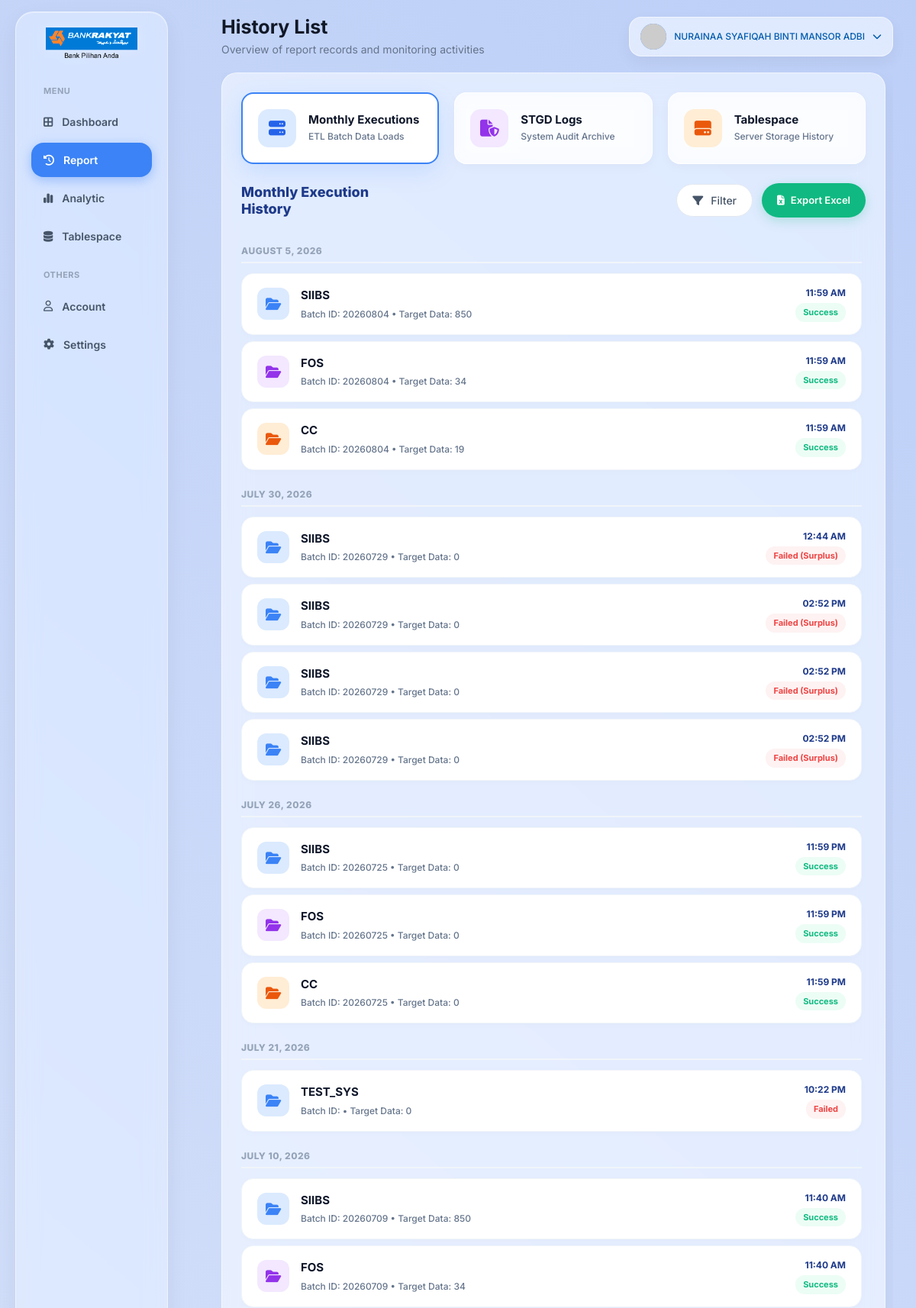
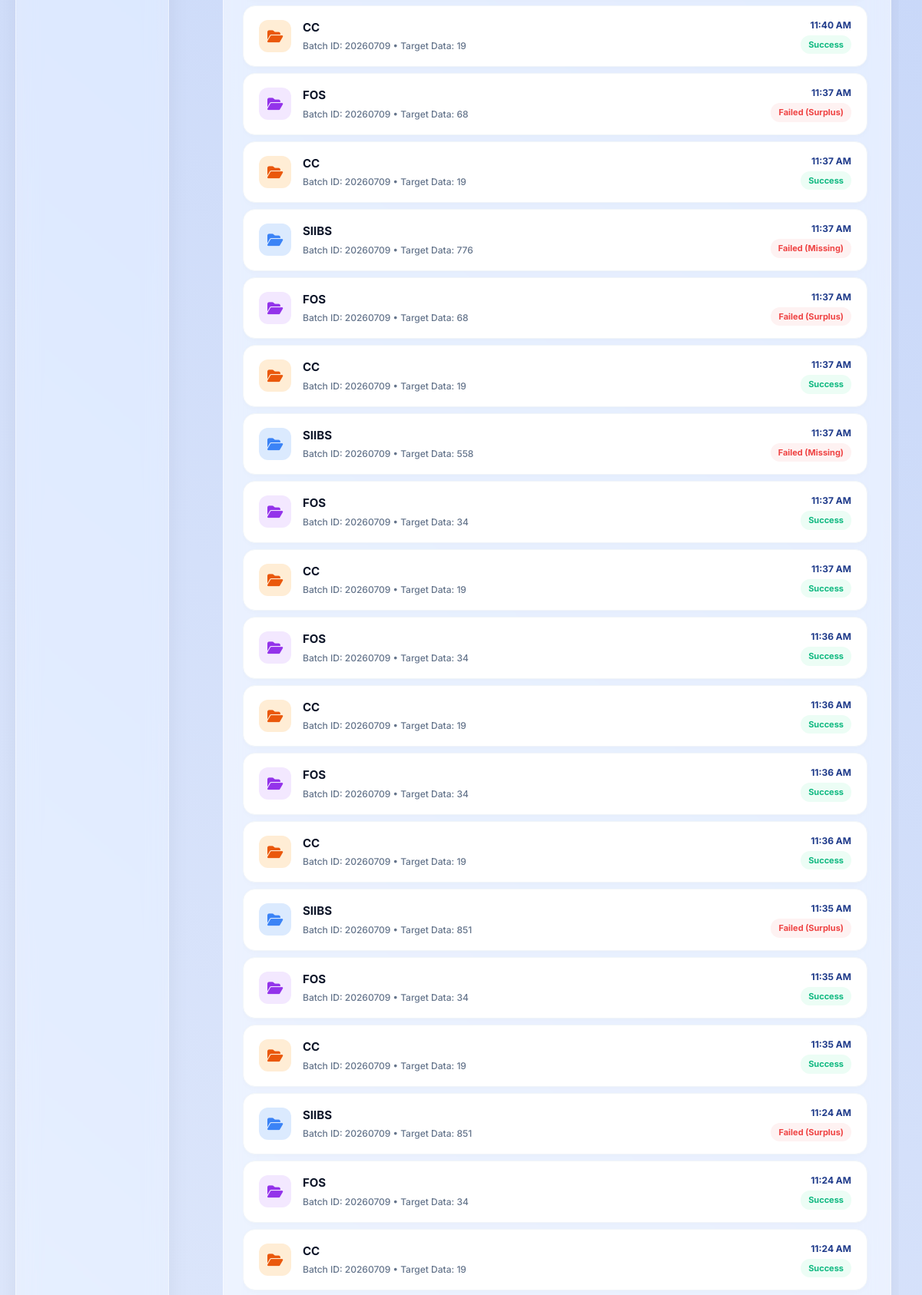
Page /history_report.php (signed in, upper part) on the committed database (2 pictures, top to bottom).
### tables this page shows
CREATE TABLE "users" (
    id INTEGER PRIMARY KEY AUTOINCREMENT,
    staff_id TEXT UNIQUE,
    full_name TEXT,
    email TEXT UNIQUE,
    password TEXT,
    role TEXT DEFAULT 'user',
    status TEXT DEFAULT 'pending',
    last_login_time TEXT,
    created_at TEXT DEFAULT CURRENT_TIMESTAMP
);

CREATE TABLE master_etl_history (
    id INTEGER PRIMARY KEY AUTOINCREMENT,
    system_name TEXT NOT NULL,  /* This is the new column! (e.g., 'SIIBS', 'FOS', 'CC') */
    batch_id TEXT,
    total_data INTEGER,
    total_backup INTEGER,
    total_grand INTEGER,
    remark TEXT,
    latest_file_time TEXT,
    execution_time TEXT
);

### history_report.php (the view, shortened to what this page needs)
<?php
include 'db.php';
$query = "SELECT system_name, batch_id, total_data, total_backup, total_grand, remark, execution_time FROM master_etl_history";
$conditions = [];
$conditions[] = "(remark = 'Success' OR remark LIKE '%Failed%' OR remark LIKE '%ERROR%')";
if (count($conditions) > 0) {
    $query .= " WHERE " . implode(' AND ', $conditions);
}
$query .= " ORDER BY execution_time DESC";
$history_records = $db->query($query);
$user = $db->prepare("SELECT full_name FROM users WHERE id = :id");
$user->bindValue(':id', $_SESSION['user_id'], SQLITE3_INTEGER);
$user_data = $user->execute()->fetchArray(SQLITE3_ASSOC);
$user_name = $user_data['full_name'] ?? "User";
?>
<!DOCTYPE html>
<html lang="en">
<head>
    <link href="https://cdn.jsdelivr.net/npm/bootstrap@5.3.1/dist/css/bootstrap.min.css" rel="stylesheet">
    <link rel="stylesheet" href="https://cdnjs.cloudflare.com/ajax/libs/font-awesome/6.4.0/css/all.min.css">
    <link rel="stylesheet" href="theme.css">
</head>
<body>
    <div class="sidebar">
        <img src="BR_logo.png" class="logo" alt="Logo">
        <div class="sidebar-label">MENU</div>
        <a href="user_dashboard.php">
            <i class="fa-solid fa-border-all"></i>
            <span class="text">Dashboard</span>
        </a>
        <a href="history_report.php" class="active">
            <i class="fa-solid fa-clock-rotate-left"></i>
            <span class="text">Report</span>
        </a>
       <a href="analytic.php">
            <i class="fa-solid fa-chart-simple"></i>
            <span class="text">Analytic</span>
        </a>
        <a href="tablespace.php">
            <i class="fa-solid fa-database"></i>
            <span class="text">Tablespace</span>
        </a>
        <div class="sidebar-label">OTHERS</div>
        <a href="profile.php">
            <i class="fa-regular fa-user"></i>
            <span class="text">Account</span>
        </a>
            <a href="settings.php">
            <i class="fa-solid fa-gear"></i>
            <span class="text">Settings</span>
        </a>
    </div>
    <div class="main-wrapper">
        <div class="top-header">
            <div>
                <h2 class="welcome-text">History List</h2>
                <p class="welcome-sub">Overview of report records and monitoring activities</p>
            </div>
            <div class="profile-wrapper" id="profileWrapper">
                <div class="profile-box">
                    <img src="https://ui-avatars.com/api/?name=<?php echo urlencode($user_name); ?>&background=2A4E9E&color=fff" class="avatar">
                    <span class="profile-name"><?php echo htmlspecialchars($user_name); ?></span>
                    <i class="fa fa-chevron-down profile-arrow"></i>
                </div>
            </div>
        </div>
        <div class="dashboard-layout">
            <div class="main-content">
        <div class="history-container" style="background: rgba(255, 255, 255, 0.55); backdrop-filter: blur(18px) saturate(140%); border: 1px solid rgba(255, 255, 255, 0.5); border-radius: 20px; padding: 25px; padding-bottom: 0; box-shadow: 0 10px 30px rgba(15, 23, 42, 0.06); width: 100%; height: 85vh; display: flex; flex-direction: column; overflow: visible;">
    <div class="report-folders-grid">
        <div class="folder-card active" onclick="switchReportTab('tab-monthly', 'Monthly Execution History', this)">
            <div class="folder-icon blue"><i class="fa-solid fa-server"></i></div>
            <div class="folder-info">
                <h4>Monthly Executions</h4>
                <p>ETL Batch Data Loads</p>
            </div>
        </div>
        <div class="folder-card" onclick="switchReportTab('tab-stgd', 'STGD Logs Archive', this)">
            <div class="folder-icon purple"><i class="fa-solid fa-file-shield"></i></div>
            <div class="folder-info">
                <h4>STGD Logs</h4>
                <p>System Audit Archive</p>
            </div>
        </div>
        <div class="folder-card" onclick="switchReportTab('tab-tablespace', 'Tablespace Capacity Records', this)">
            <div class="folder-icon orange"><i class="fa-solid fa-hard-drive"></i></div>
            <div class="folder-info">
                <h4>Tablespace</h4>
                <p>Server Storage History</p>
            </div>
        </div>
    </div>
    <div style="display: flex; justify-content: space-between; align-items: center; margin-bottom: 20px; flex-shrink: 0; position: relative; z-index: 9999;">
        <h3 id="dynamic-report-title" style="margin: 0; color: #1e3a8a; font-weight: 800; font-size: 18px;">Monthly Execution History</h3>
        <form id="gridFilterForm" method="GET" action="history_report.php" style="display: flex; gap: 12px; align-items: center; margin: 0; width: 100%; justify-content: flex-end;">
            <div style="position: relative;">
                <button type="button" id="popoverToggleBtn" class="image-filter-btn <?php echo (count($conditions) > 1) ? 'has-active' : ''; ?>">
                    <i class="fa-solid fa-filter"></i> Filter
                </button>
            </div>
            <a href="export_history.php" class="btn-download">
                <i class="fa-solid fa-file-excel"></i> Export Excel
            </a>
        </form>
    </div>
    <div id="tab-monthly" class="tab-content active">
        <div class="table-scroll-area" style="flex-grow: 1; overflow-y: auto; padding-right: 5px; padding-bottom: 25px;">
            <div class="smart-list-wrapper">
                <?php
                if ($history_records) {
                    $current_date = "";
                    while ($row = $history_records->fetchArray(SQLITE3_ASSOC)) {
                        $raw_date = strtotime($row['execution_time']);
                        $row_date = date('Y-m-d', $raw_date);
                        $display_date = date('F j, Y', $raw_date);
                        if ($row_date !== $current_date) {
                            $header_text = ($row_date == date('Y-m-d')) ? "Today, " . $display_date : $display_date;
                            echo "<div class='date-group-header'>" . $header_text . "</div>";
                            $current_date = $row_date;
                        }
                        $statusColor = "#64748b";
                        $statusBg = "#f1f5f9";
                        if ($row['remark'] === "Success") {
                            $statusColor = "#10b981"; $statusBg = "#ecfdf5";
                        } elseif (strpos($row['remark'], "Failed") !== false || strpos($row['remark'], "ERROR") !== false) {
                            $statusColor = "#ef4444"; $statusBg = "#fef2f2";
                        }
                        $iconClass = "fa-folder-open";
                        $iconColor = "#3b83f6"; $iconBg = "#dbeafe";
                        if ($row['system_name'] == 'FOS') {
                            $iconColor = "#9333ea"; $iconBg = "#f3e8ff";
                        } elseif ($row['system_name'] == 'CC') {
                            $iconColor = "#ea580c"; $iconBg = "#ffedd5";
                        }
                        $target_data = !empty($row['total_grand']) ? htmlspecialchars($row['total_grand']) : '0';
                ?>
                        <div class="smart-list-row" onclick="alert('View details for Batch: <?php echo htmlspecialchars($row['batch_id'] ?? ''); ?>')">
                            <div class="row-left">
                                <div class="sys-icon" style="color: <?php echo $iconColor; ?>; background: <?php echo $iconBg; ?>">
                                    <i class="fa-solid <?php echo $iconClass; ?>"></i>
                                </div>
                                <div class="sys-details">
                                    <span class="sys-name">
                                        <?php echo htmlspecialchars($row['system_name'] ?? ''); ?>
                                    </span>
                                    <span class="sys-batch">Batch ID: <?php echo htmlspecialchars($row['batch_id'] ?? ''); ?> • Target Data: <?php echo $target_data; ?></span>
                                </div>
                            </div>
                            <div class="row-right">
                                <span class="sys-time"><?php echo date('h:i A', $raw_date); ?></span>
                                <span class="sys-status" style="color: <?php echo $statusColor; ?>; background: <?php echo $statusBg; ?>">
                                    <?php echo htmlspecialchars($row['remark'] ?? ''); ?>
                                </span>
                            </div>
                        </div>
                <?php
                    }
                } else {
                    echo "<div style='padding: 40px; text-align: center; color: #94a3b8;'><i class='fa-solid fa-inbox' style='font-size: 32px; margin-bottom: 10px;'></i><br>No historical records found.</div>";
                }
                ?>
            </div>
        </div>
    </div>
                </div>
            </div>
        </div>
    </div>
</body>
</html>

### rows in the picture
users: full_name "NURAINAA SYAFIQAH BINTI MANSOR ADBI"
master_etl_history: system_name "SIIBS", batch "20260804", total_grand "850", execution_time "11:59 AM", remark "Success"
master_etl_history: system_name "FOS", batch "20260804", total_grand "34", execution_time "11:59 AM", remark "Success"
master_etl_history: system_name "CC", batch "20260804", total_grand "19", execution_time "11:59 AM", remark "Success"
master_etl_history: system_name "SIIBS", batch "20260729", total_grand "0", execution_time "12:44 AM", remark "Failed (Surplus)"
master_etl_history: system_name "SIIBS", batch "20260729", total_grand "0", execution_time "02:52 PM", remark "Failed (Surplus)"
master_etl_history: system_name "SIIBS", batch "20260729", total_grand "0", execution_time "02:52 PM", remark "Failed (Surplus)"
master_etl_history: system_name "SIIBS", batch "20260729", total_grand "0", execution_time "02:52 PM", remark "Failed (Surplus)"
master_etl_history: system_name "SIIBS", batch "20260725", total_grand "0", execution_time "11:59 PM", remark "Success"
master_etl_history: system_name "FOS", batch "20260725", total_grand "0", execution_time "11:59 PM", remark "Success"
master_etl_history: system_name "CC", batch "20260725", total_grand "0", execution_time "11:59 PM", remark "Success"
master_etl_history: system_name "TEST_SYS", total_grand "0", execution_time "10:22 PM", remark "Failed"
master_etl_history: system_name "SIIBS", batch "20260709", total_grand "850", execution_time "11:40 AM", remark "Success"
master_etl_history: system_name "FOS", batch "20260709", total_grand "34", execution_time "11:40 AM", remark "Success"
master_etl_history: system_name "CC", batch "20260709", total_grand "19", execution_time "11:40 AM", remark "Success"
master_etl_history: system_name "FOS", batch "20260709", total_grand "68", execution_time "11:37 AM", remark "Failed (Surplus)"
master_etl_history: system_name "CC", batch "20260709", total_grand "19", execution_time "11:37 AM", remark "Success"
master_etl_history: system_name "SIIBS", batch "20260709", total_grand "776", execution_time "11:37 AM", remark "Failed (Missing)"
master_etl_history: system_name "FOS", batch "20260709", total_grand "68", execution_time "11:37 AM", remark "Failed (Surplus)"
master_etl_history: system_name "CC", batch "20260709", total_grand "19", execution_time "11:37 AM", remark "Success"
master_etl_history: system_name "SIIBS", batch "20260709", total_grand "558", execution_time "11:37 AM", remark "Failed (Missing)"
master_etl_history: system_name "FOS", batch "20260709", total_grand "34", execution_time "11:37 AM", remark "Success"
master_etl_history: system_name "CC", batch "20260709", total_grand "19", execution_time "11:37 AM", remark "Success"
master_etl_history: system_name "FOS", batch "20260709", total_grand "34", execution_time "11:36 AM", remark "Success"
master_etl_history: system_name "CC", batch "20260709", total_grand "19", execution_time "11:36 AM", remark "Success"
master_etl_history: system_name "FOS", batch "20260709", total_grand "34", execution_time "11:36 AM", remark "Success"
master_etl_history: system_name "CC", batch "20260709", total_grand "19", execution_time "11:36 AM", remark "Success"
master_etl_history: system_name "SIIBS", batch "20260709", total_grand "851", execution_time "11:35 AM", remark "Failed (Surplus)"
master_etl_history: system_name "FOS", batch "20260709", total_grand "34", execution_time "11:35 AM", remark "Success"
master_etl_history: system_name "CC", batch "20260709", total_grand "19", execution_time "11:35 AM", remark "Success"
master_etl_history: system_name "SIIBS", batch "20260709", total_grand "851", execution_time "11:24 AM", remark "Failed (Surplus)"
master_etl_history: system_name "FOS", batch "20260709", total_grand "34", execution_time "11:24 AM", remark "Success"
master_etl_history: system_name "CC", batch "20260709", total_grand "19", execution_time "11:24 AM", remark "Success"
